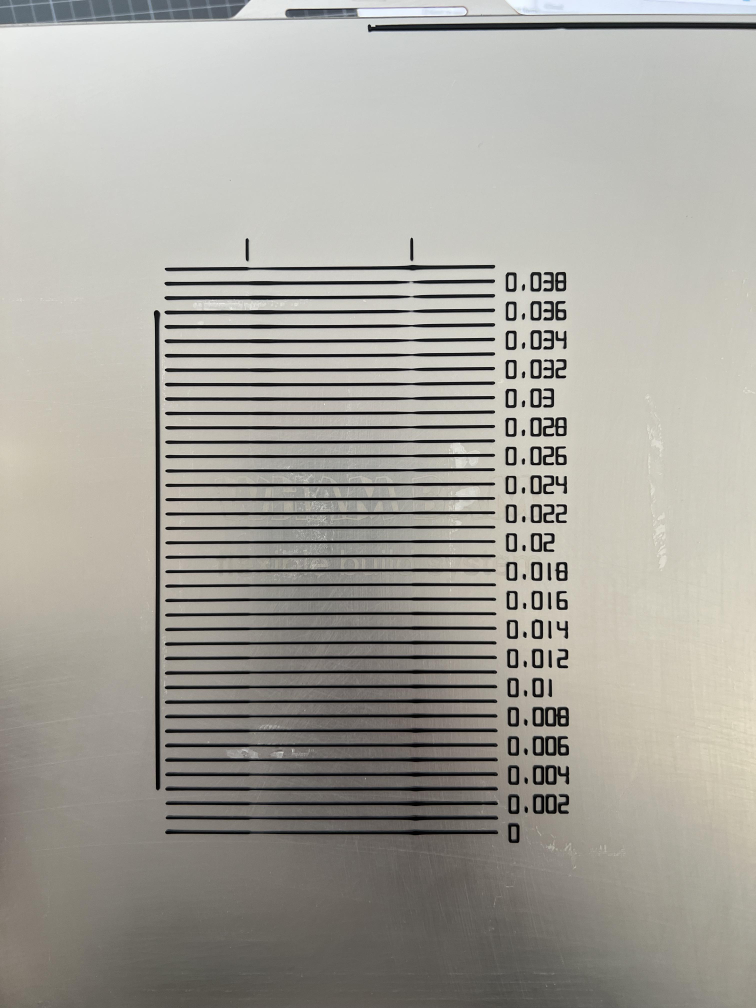
#> input picture img/Testimg/test.jpg, 3024 x 4032 px (shown at 1/4 size)
$ python main.py
#> lines starting #> are read from the running program, lines starting #| are printed output that depends on the picture; after the words box and inside, x2 and y2 are one past the last pixel; in counts of white or black regions, pixels touching at a corner belong together
import cv2
import numpy as np
import os

file = "./test.jpg"


def main():
    image = cv2.imread(file)
#> image is the input picture: shape (4032, 3024, 3); mean B, G, R 154.8, 161.9, 164.1
    image = cv2.resize(image, (0, 0), fx=0.3, fy=0.3)
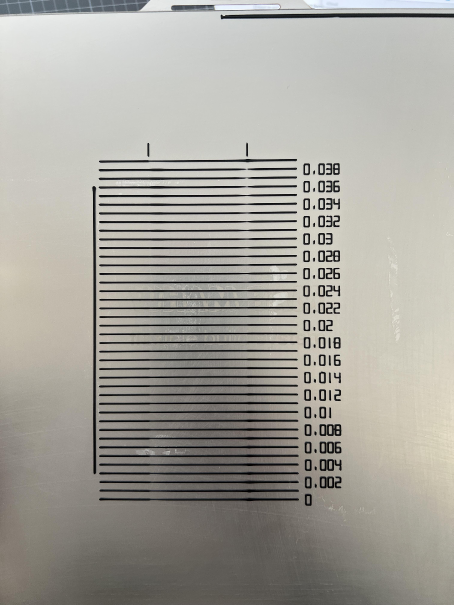
#> image: shape (1210, 907, 3) (shown at 1/2 size); mean B, G, R 154.7, 161.8, 164
    image_gray = cv2.cvtColor(image, cv2.COLOR_RGB2GRAY)
    corners = cv2.goodFeaturesToTrack(image_gray, 100, 0.01, 10)
#> corners = 100 rows, first 8: [628, 481], [628, 446], [628, 376], [628, 411], [628, 341], [668, 572], [628, 551], [678, 572]
    corners = np.int8(corners)
#> corners = 100 rows, first 8: [116, -31], [116, -66], [116, 120], [116, -101], [116, 85], [-100, 60], [116, 39], [-90, 60]

    for corner in corners:
        x, y = corner.ravel()
        cv2.circle(image_gray, (x, y), 5, (0, 255, 0), 1)
#> this loop made 100 passes
#> (x, y) on passes 1 to 12: (116, -31), (116, -66), (116, 120), (116, -101), (116, 85), (-100, 60), (116, 39), (-90, 60), (81, 120), (116, 4), (-115, 107), (-57, -34)
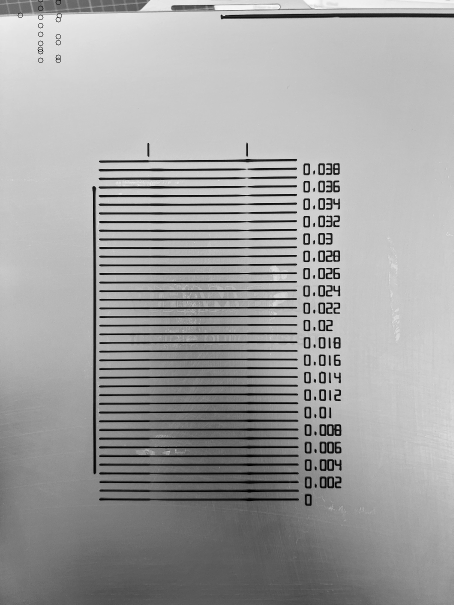
#> image_gray: shape (1210, 907) (shown at 1/2 size); min 0, max 253, mean 159.9

    cv2.imshow("Original", image_gray)


    cv2.waitKey(0)
    cv2.destroyAllWindows()


if __name__ == "__main__":
    main()

$ run again, with img/Testimg/2c25f445-20241012_141704-0000-600x500.jpg copied over img/Testimg/test.jpg
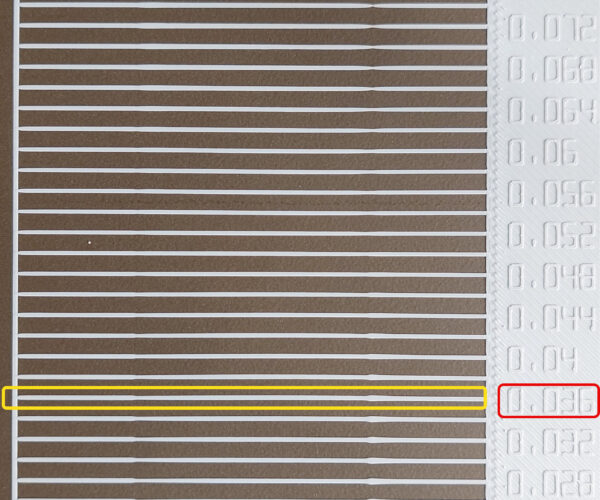
#> input picture img/Testimg/2c25f445-20241012_141704-0000-600x500.jpg, 600 x 500 px
#> in main, image is the input picture: shape (500, 600, 3); mean B, G, R 133.3, 141.3, 150.8
#> image: shape (150, 180, 3)
#> in main, `image_gray = cv2.cvtColor(image, cv2.COLOR_RGB2GRAY)`:
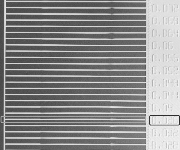
#> image_gray: shape (150, 180); min 38, max 250, mean 139.8
#> in main, `corners = cv2.goodFeaturesToTrack(image_gray, 100, 0.01, 10)`: corners = 52 rows, first 8: [177, 117], [151, 117], [6, 7], [6, 38], [5, 63], [145, 82], [145, 51], [6, 90]
#> in main, `corners = np.int8(corners)`: corners = 52 rows, first 8: [-79, 117], [-105, 117], [6, 7], [6, 38], [5, 63], [-111, 82], [-111, 51], [6, 90]
#> the loop in main, `for corner in corners:` made 52 passes
#> after the loop in main, `for corner in corners:`:
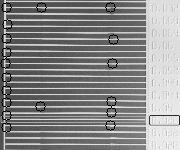
#> image_gray: shape (150, 180); 1.87% of pixels changed, all inside (x1, y1, x2, y2) = (0, 2, 119, 133)

$ run again, with img/Testimg/2e9e88a3f774afd82b64a0fe0e54da088cfcdd48.jpeg copied over img/Testimg/test.jpg
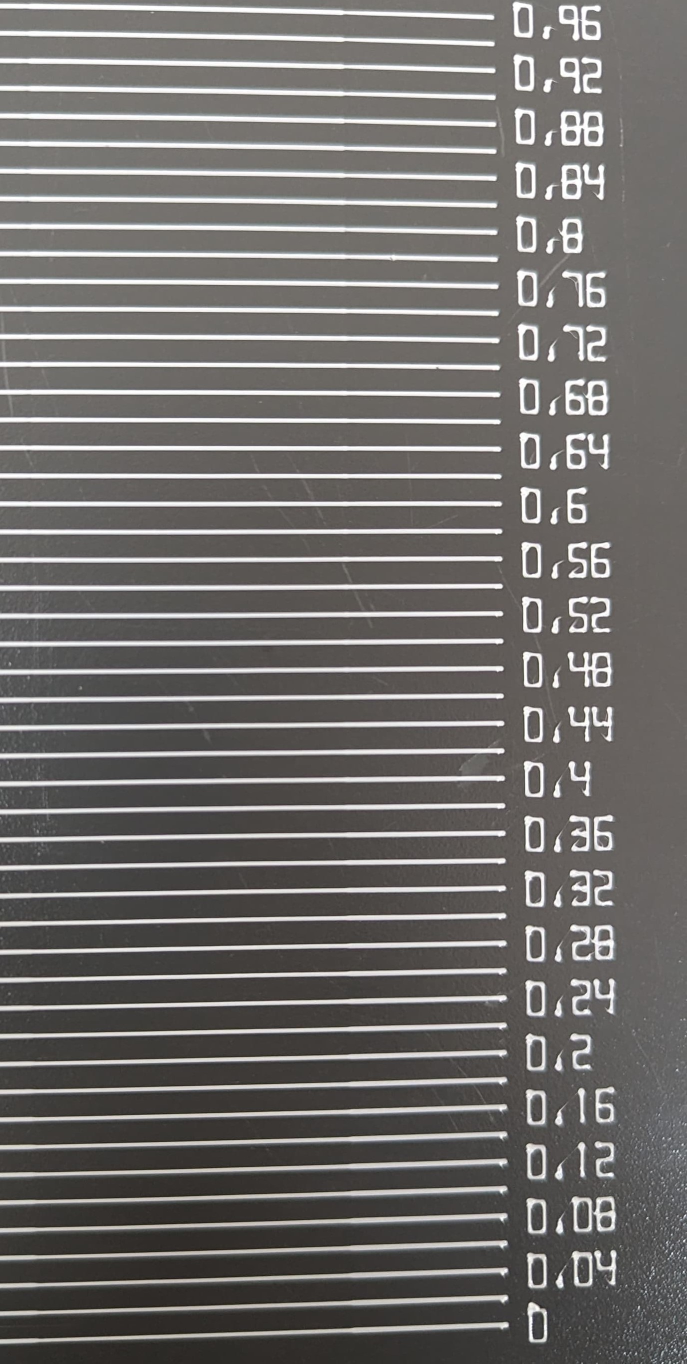
#> input picture img/Testimg/2e9e88a3f774afd82b64a0fe0e54da088cfcdd48.jpeg, 1374 x 2727 px (shown at 1/2 size)
#> in main, image is the input picture: shape (2727, 1374, 3); mean B, G, R 107.1, 109.3, 111.8
#> in main, `image = cv2.resize(image, (0, 0), fx=0.3, fy=0.3)`:
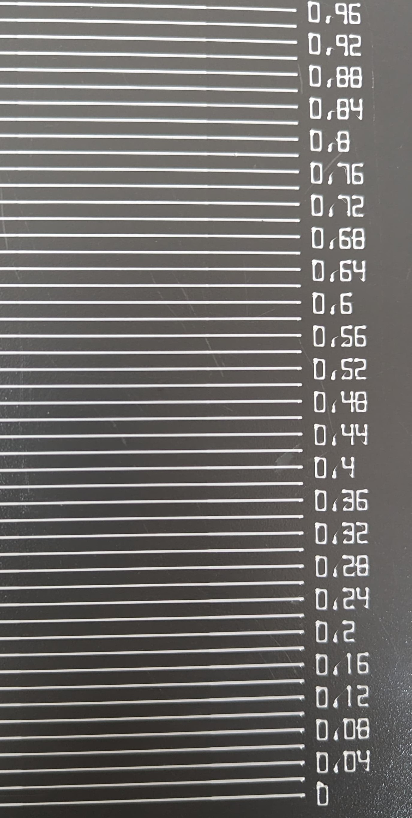
#> image: shape (818, 412, 3); mean B, G, R 107.1, 109.2, 111.8
#> in main, `corners = cv2.goodFeaturesToTrack(image_gray, 100, 0.01, 10)`: corners = 100 rows, first 8: [301, 384], [301, 417], [302, 483], [303, 778], [352, 444], [302, 516], [301, 450], [342, 392]
#> in main, `corners = np.int8(corners)`: corners = 100 rows, first 8: [45, -128], [45, -95], [46, -29], [47, 10], [96, -68], [46, 4], [45, -62], [86, -120]
#> the loop in main, `for corner in corners:` made 100 passes
#> after the loop in main, `for corner in corners:`:
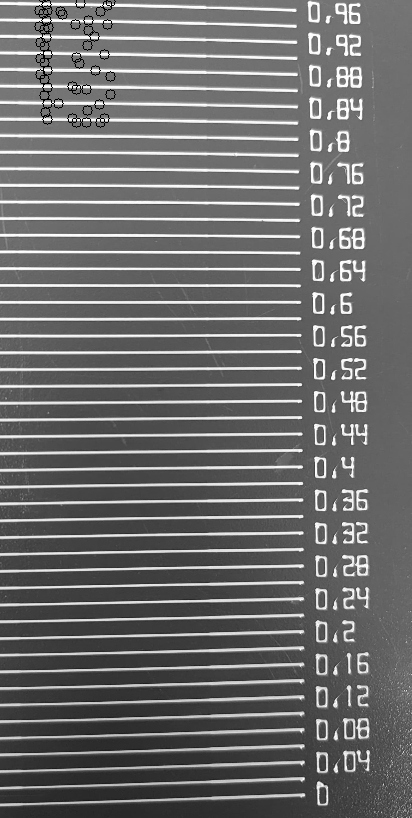
#> image_gray: shape (818, 412); min 0, max 255, mean 108.5
